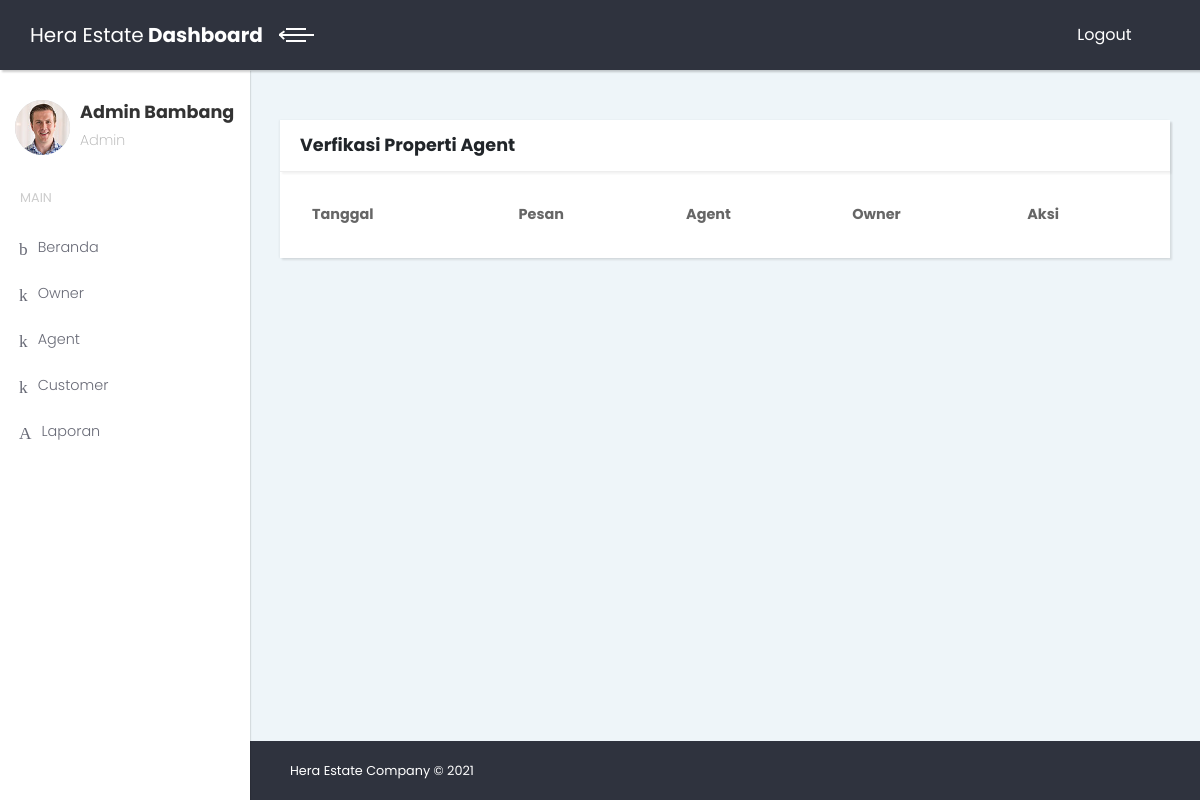
The app's page /heraAdmin/index.php?page=agent&aksi=content (signed in), older data.
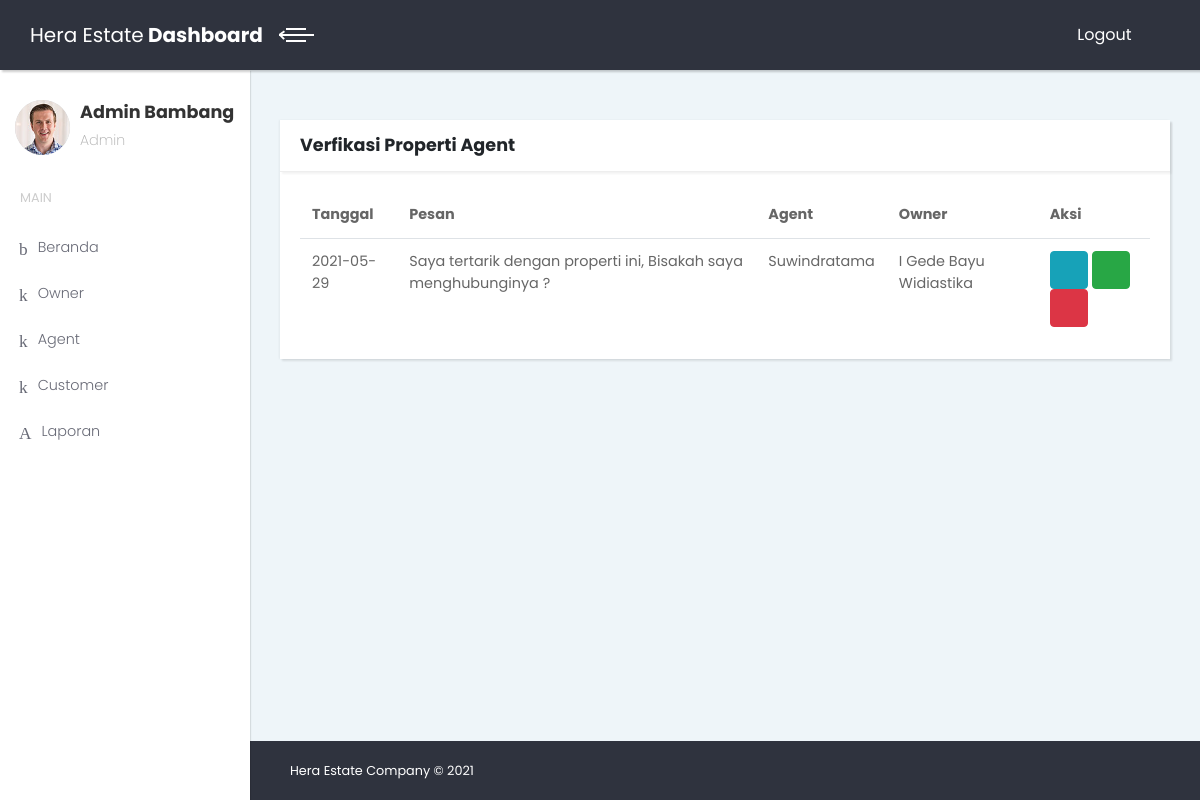
The same page, newer data.
### tables this page shows
CREATE TABLE `tb_validate` (
  `id_validate` int(11) NOT NULL,
  `message` varchar(200) NOT NULL,
  `id_properties` int(11) NOT NULL,
  `id_agent` int(11) DEFAULT NULL,
  `id_customer` int(11) DEFAULT NULL,
  `status_validate` int(11) DEFAULT '0',
  `created_at` datetime NOT NULL DEFAULT CURRENT_TIMESTAMP,
  `updated_at` datetime NOT NULL DEFAULT CURRENT_TIMESTAMP
);

CREATE TABLE `tb_users` (
  `id_users` bigint(20) UNSIGNED NOT NULL,
  `name` varchar(191) NOT NULL,
  `username` varchar(191) NOT NULL,
  `password` varchar(191) NOT NULL,
  `level` int(11) NOT NULL,
  `email` varchar(191) NOT NULL,
  `telephone` varchar(191) NOT NULL,
  `created_at` timestamp NOT NULL DEFAULT CURRENT_TIMESTAMP,
  `updated_at` timestamp NOT NULL DEFAULT CURRENT_TIMESTAMP ON UPDATE CURRENT_TIMESTAMP
);

CREATE TABLE `tb_properties` (
  `id_properties` bigint(20) UNSIGNED NOT NULL,
  `name_properties` varchar(191) NOT NULL,
  `type` varchar(191) NOT NULL,
  `bedroom` varchar(11) NOT NULL,
  `toilet` varchar(11) NOT NULL,
  `pool` varchar(11) NOT NULL,
  `location` varchar(191) NOT NULL,
  `description` longtext NOT NULL,
  `document` varchar(191) NOT NULL,
  `production_year` varchar(191) NOT NULL,
  `owner` varchar(100) NOT NULL,
  `img` varchar(100) NOT NULL,
  `price` varchar(191) DEFAULT NULL,
  `status` varchar(191) NOT NULL DEFAULT '0',
  `created_at` timestamp NOT NULL DEFAULT CURRENT_TIMESTAMP,
  `updated_at` timestamp NOT NULL DEFAULT CURRENT_TIMESTAMP ON UPDATE CURRENT_TIMESTAMP
);

### heraAdmin/pages/agent/content.php (the view, shortened to what this page needs)
<div class="content-inner">
  <section>
    <div class="container-fluid">
      <div class="card">
        <div class="card-header">
          <h4>Verfikasi Properti Agent</h4>
        </div>
        <div class="card-body">
          <div class="table-responsive">
            <table id="datatable1" style="width: 100%;" class="table">
              <thead>
                <tr>
                  <th>Tanggal</th>
                  <th>Pesan</th>
                  <th>Agent</th>
                  <th>Owner</th>
                  <th>Aksi</th>
                </tr>
              </thead>
              <tbody>
                <?php
                  $perintah = "SELECT * FROM tb_validate AS validate INNER JOIN tb_properties AS properties ON validate.id_properties = properties.id_properties INNER JOIN tb_users AS users ON validate.id_agent = users.id_users WHERE status_validate = '0'";
                  $data = mysqli_query($conn, $perintah);
                  while ($dataAdmin = mysqli_fetch_array($data)) {
                    $tglInput = date_create($dataAdmin['created_at']);
                ?>
                <tr>
                  <td><?php echo date_format($tglInput, "Y-m-d"); ?></td>
                  <td><?php echo $dataAdmin['message']; ?></td>
                  <td><?php echo $dataAdmin['name']; ?></td>
                  <td><?php echo $dataAdmin['owner']; ?></td>
                  <td>
                    <button type="button" data-toggle="modal" data-target="#myModal<?php echo $dataAdmin['id_validate']; ?>" class="btn btn-info"><i class="fa fa-eye"></i></button>
                    <a onClick="return confirm('Apakah anda ingin mensetujui permintaam ini?')" href="?page=agent&aksi=validate&id=<?php echo $dataAdmin['id_validate']?>" class="btn btn-success"><i class="fa fa-check"></i></a>
                    <a onClick="return confirm('Apakah anda ingin menolak permintaan ini?')" href="?page=agent&aksi=delete&id=<?php echo $dataAdmin['id_validate']?>" class="btn btn-danger"><i class="fa fa-close"></i></a>
                  </td>
                </tr>
                <?php
                  }
                ?>
              </tbody>
            </table>
          </div>
        </div>
      </div>
    </div>
  </section>
  <footer class="main-footer">
    <div class="container-fluid">
      <div class="row">
        <div class="col-sm-6">
          <p>Hera Estate Company &copy; 2021</p>
        </div>
      </div>
    </div>
  </footer>
</div>

Row changes from the older to the newer data that the page shows:
added tb_validate: tb_users.created_at "2021-05-29", message "Saya tertarik dengan properti ini, Bisakah saya menghubunginya ?", tb_users.name "Suwindratama", id_properties.owner "I Gede Bayu Widiastika"
